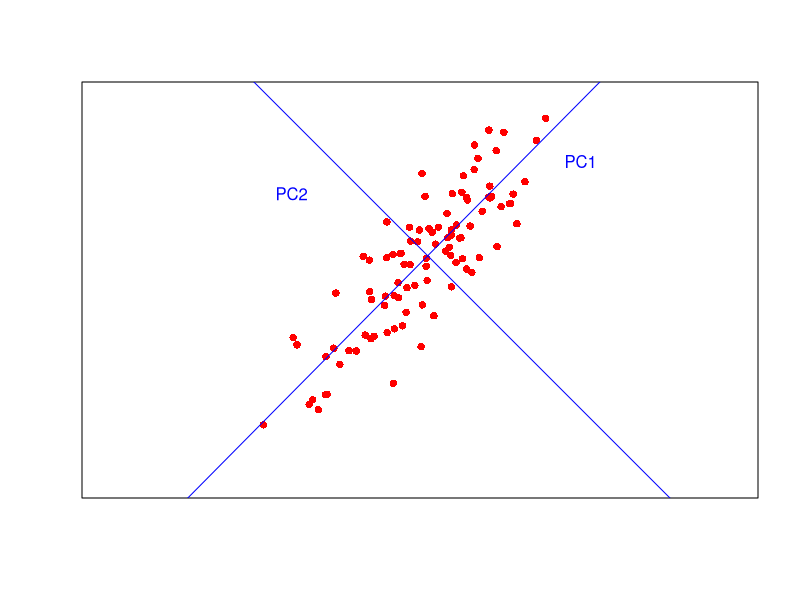
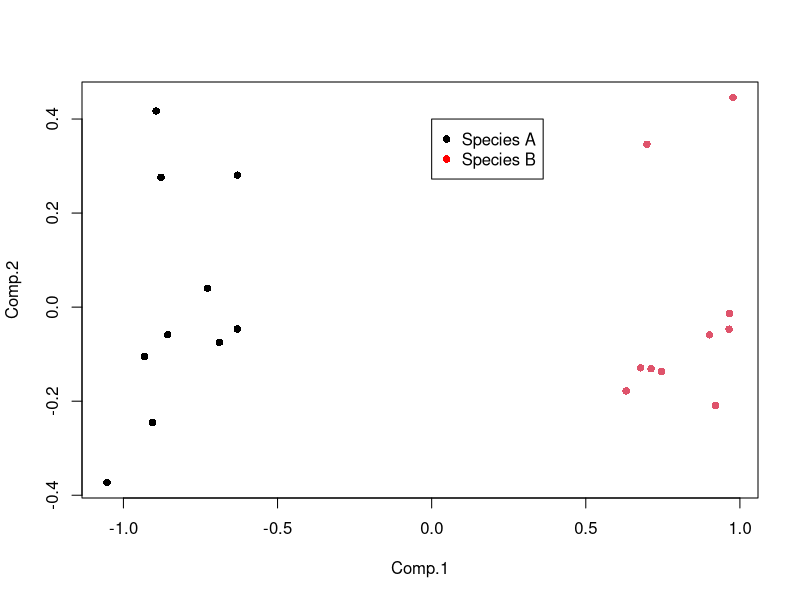
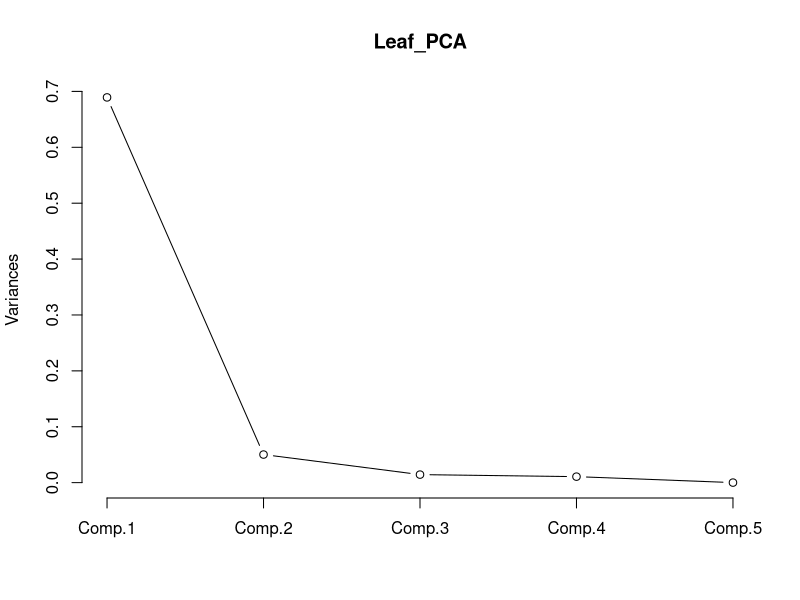
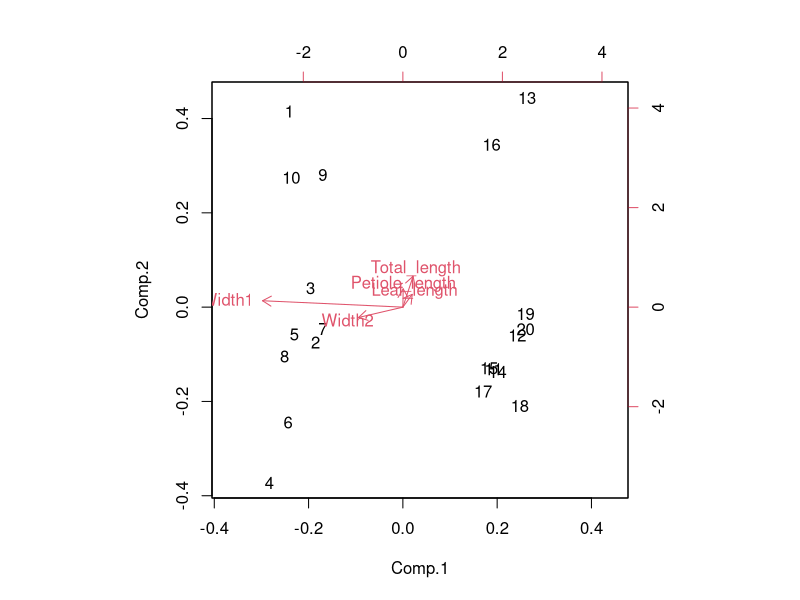

Write R code to recreate these figures, in order.
## ---- chunk 1
x <- rnorm(100, mean = 30, sd = 10)
y <- x + rnorm(100, mean = 4, sd = 6)
plot(y ~ x, pch = 16, col = "red", xlab = "", ylab = "", xlim = c(0, 60), ylim = c(0, 60), xaxt = "n", yaxt = "n", asp = 1)
fit <- lm(y ~ x)
b1 <- fit$coefficients[1]
a1 <- fit$coefficients[2]
abline(fit, col = "blue")
x0 <- median(x)
y0 <- predict(fit, list(x = x0))
x1 <- x0 - 5
b2 <- 2 * a1 * x0 + b1
y1 <- -a1 * x1 + b2
abline(b2, -1, col = "blue")
text(55, 50, "PC1", col = "blue")
text(10, 45, "PC2", col = "blue")
## ---- chunk 2
Leaf_shape <- read.csv(file = "data/leafshape.csv", header = TRUE)
## ---- chunk 3
Species <- Leaf_shape$Species
Leaf_data <- Leaf_shape[, 2:6]
## ---- chunk 4
Leaf_PCA <- princomp(Leaf_data)
## ---- chunk 5
plot(Leaf_PCA$scores, pch = 16, col = as.factor(Species))
legend(0, 0.4, c("Species A", "Species B"), pch = 16, col = c("black", "red"))
## ---- chunk 6
summary(Leaf_PCA)
## ---- chunk 7
screeplot(Leaf_PCA, type = "lines")
## ---- chunk 8
loadings(Leaf_PCA)
## ---- chunk 9
biplot(Leaf_PCA)
